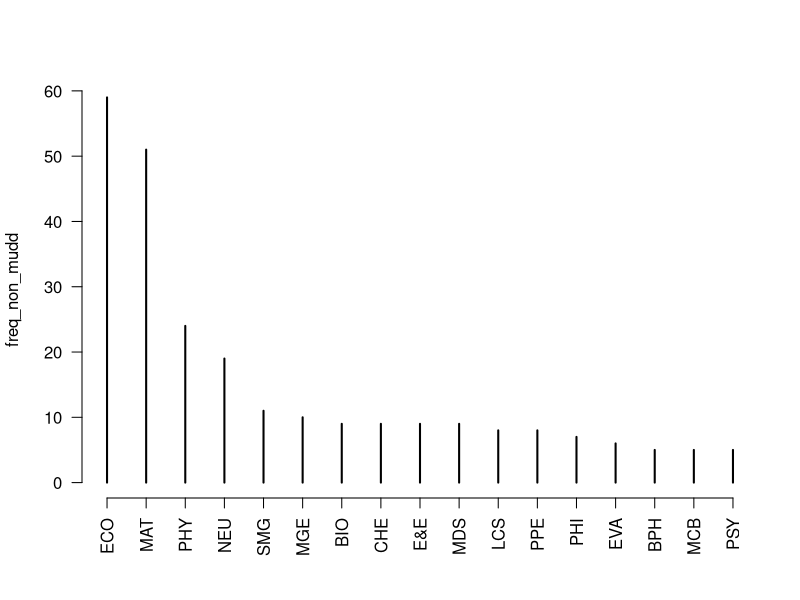
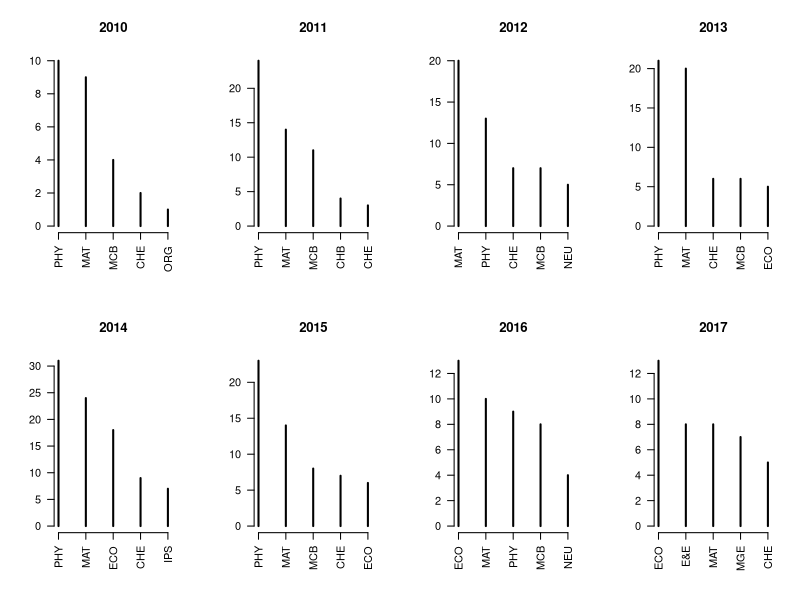
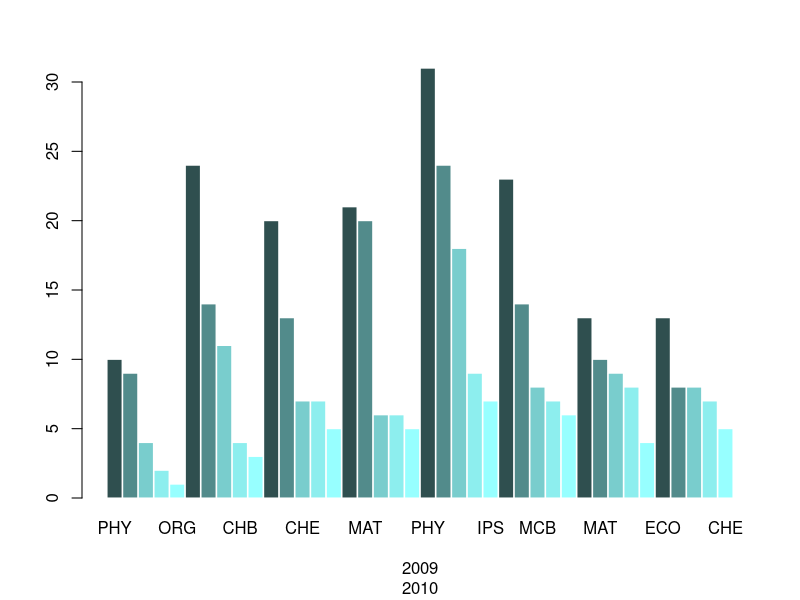

R code for these plots, in order:
library(rockchalk)
library(ggplot2)

#Set up column headers for data
df <- read.csv("cs60majors_combined.csv", header=FALSE)
data_names <- c("School", "Sex", "Major1", "Major2", "Course", "Year", "Semester", "Major_group")
colnames(df) <- data_names

#Take out CS, ENG, and UND majors
df <- subset(df, (Major_group != "EGR"))
df <- subset(df, (Major_group != "CSI"))
df <- subset(df, (Major_group != "UND"))
df <- subset(df, (Major_group != "CSM"))

years <- c("2009", "2010", "2011", "2012", "2013", "2014", "2015", "2016", "2017")

# Separate data by year
data_2017 <- subset(df, Year == "2017")
data_2016 <- subset(df, Year == "2016")
data_2015 <- subset(df, Year == "2015")
data_2014 <- subset(df, Year == "2014")
data_2013 <- subset(df, Year == "2013")
data_2012 <- subset(df, Year == "2012")
data_2011 <- subset(df, Year == "2011")
data_2010 <- subset(df, Year == "2010")
data_2009 <- subset(df, Year == "2009")

#Gender plot- add back in undeclared, cs, eng majors when running
# colors <- c("darkslateblue","darkslategray1")
# op <- par(mfrow=c(2,4))
# plot(data_2010$Sex,ylim=c(0, 140), col=colors, main="2010")
# plot(data_2011$Sex,ylim=c(0, 140), col=colors, main="2011")
# plot(data_2012$Sex,ylim=c(0, 140), col=colors, main="2012")
# plot(data_2013$Sex,ylim=c(0, 140), col=colors, main="2013")
# plot(data_2014$Sex,ylim=c(0, 140), col=colors, main="2014")
# plot(data_2015$Sex,ylim=c(0, 140), col=colors, main="2015")
# plot(data_2016$Sex,ylim=c(0, 140), col=colors, main="2016")
# plot(data_2017$Sex,ylim=c(0, 140), col=colors, main="2017")
# title("CS60 Enrollment by Gender", cex.main=2.0, side=3, outer = TRUE, line=-20 )
# par(op)

# Calculates the number of cs60 students with each major and sorts them by the least to most popular major
calculate_ordered_major_frequency <- function(data, min_num_majors = 1){
  major_frequency <- table(data$Major_group)
  sig_majors <- subset(major_frequency, major_frequency >= min_num_majors)
  sort(sig_majors, decreasing = TRUE)
}

#Calculates the top n majors by frequency
calculate_top_n_majors <- function(data, n){
  major_frequency <- table(data$Major_group)
  major_frequency <- sort(major_frequency, decreasing = TRUE)
  major_frequency[c(1:n)]
}

#Calculate the most common majors
#common_majors <- calculate_ordered_major_frequency(df)
par(mfrow=c(1,1))
#plot(ordered, las=2)

#Calculate the most common majors for non-mudd students
non_mudd_students <- subset(df, School != "HM  ")
freq_non_mudd <- calculate_ordered_major_frequency(non_mudd_students, 5)
plot(freq_non_mudd, las=2)

#Calculate the most common majors for Pomona students
Pomona_students <- subset(df, School == "PO  ")
freq_Pomona <- calculate_ordered_major_frequency(Pomona_students, 2)

#Calculate the most common majors for Scripps students
Scripps_students <- subset(df, School == "SC  ")
freq_Scripps <- calculate_ordered_major_frequency(Scripps_students, 2)

#Calculate the most common majors for Pitzer students
Pitzer_students <- subset(df, School == "PZ  ")
freq_Pitzer <- calculate_ordered_major_frequency(Pitzer_students, 2)

#Calculate the most common majors for CMC students
CMC_students <- subset(df, School == "CM  ")
freq_CMC <- calculate_ordered_major_frequency(CMC_students, 5)

#Calculate the most common majors for males vs females
males <- subset(df, Sex == "M")
freq_M <- calculate_ordered_major_frequency(males, 5)

females <- subset(df, Sex == "F")
freq_F <- calculate_ordered_major_frequency(females, 5)

#Common majors by year
data_by_year <- c(data_2010, data_2011, data_2012, data_2013, data_2014, data_2015, data_2016, data_2017)
#major_data_by_year <- c(data_2010$Major_group, data_2011$Major_group, data_2012$Major_group, data_2013$Major_group, data_2014$Major_group, data_2015$Major_group, data_2016$Major_group, data_2017$Major_group)
#freq_data <- lapply(data_by_year, calculate_ordered_major_frequency)
#freq_2010 <- calculate_ordered_major_frequency(data_2010, 5)
#freq_2011 <- calculate_ordered_major_frequency(data_2011, 5)
#freq_2012 <- calculate_ordered_major_frequency(data_2012, 5)
#freq_2013 <- calculate_ordered_major_frequency(data_2013, 5)
#freq_2014 <- calculate_ordered_major_frequency(data_2014, 5)
#freq_2015 <- calculate_ordered_major_frequency(data_2015, 5)
#freq_2016 <- calculate_ordered_major_frequency(data_2016, 5)
#freq_2017 <- calculate_ordered_major_frequency(data_2017, 5)

top_5_2009 <- calculate_top_n_majors(data_2009, 5)
top_5_2010 <- calculate_top_n_majors(data_2010, 5)
top_5_2011 <- calculate_top_n_majors(data_2011, 5)
top_5_2012 <- calculate_top_n_majors(data_2012, 5)
top_5_2013 <- calculate_top_n_majors(data_2013, 5)
top_5_2014 <- calculate_top_n_majors(data_2014, 5)
top_5_2015 <- calculate_top_n_majors(data_2015, 5)
top_5_2016 <- calculate_top_n_majors(data_2016, 5)
top_5_2017 <- calculate_top_n_majors(data_2017, 5)

top_5_data_by_year <- c(top_5_2010, top_5_2011, top_5_2012, top_5_2013, top_5_2014,top_5_2015, top_5_2016, top_5_2017)

op <- par(mfrow=c(2,4))
plot(top_5_2010, las=2, ylab="", main="2010")
plot(top_5_2011, las=2,ylab="", main ="2011")
plot(top_5_2012, las=2,ylab="", main="2012")
plot(top_5_2013, las=2,ylab="", main="2013")
plot(top_5_2014, las=2,ylab="", main="2014")
plot(top_5_2015, las=2,ylab="", main="2015")
plot(top_5_2016, las=2,ylab="", main="2016")
plot(top_5_2017, las=2,ylab="", main="2017")
par(op)

par(mfrow=c(1,1))
#Need to set the colors to specific majors instead of just ordered.
colors <- c("darkslategrey","darkslategray4", "darkslategray3", "darkslategray2", "darkslategray1")
barplot(top_5_data_by_year, col=colors, border="white", space=0.04,  ylim = c(0,30), xlab=years, beside = FALSE)

theme_set(theme_classic())

# Histogram on a Categorical variable

# g <- ggplot(top_5_data_by_year, aes(years))
# g + geom_bar(aes(fill=), width = 0.5) + 
#   theme(axis.text.x = element_text(angle=65, vjust=0.6)) + 
#   labs(title="Histogram on Categorical Variable", ) 



# Population Pyramid for gender differences
